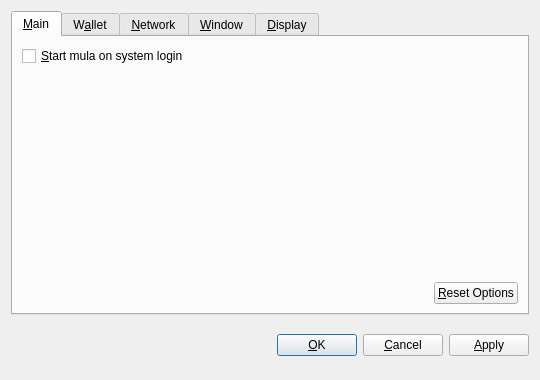
<?xml version="1.0" encoding="UTF-8"?>
<ui version="4.0">
 <class>OptionsDialog</class>
 <widget class="QDialog" name="OptionsDialog">
  <property name="geometry">
   <rect>
    <x>0</x>
    <y>0</y>
    <width>540</width>
    <height>380</height>
   </rect>
  </property>
  <property name="windowTitle">
   <string>Options</string>
  </property>
  <property name="modal">
   <bool>true</bool>
  </property>
  <layout class="QVBoxLayout" name="verticalLayout">
   <item>
    <widget class="QTabWidget" name="tabWidget">
     <property name="tabPosition">
      <enum>QTabWidget::North</enum>
     </property>
     <property name="currentIndex">
      <number>0</number>
     </property>
     <widget class="QWidget" name="tabMain">
      <attribute name="title">
       <string>&amp;Main</string>
      </attribute>
      <layout class="QVBoxLayout" name="verticalLayout_Main">
       <item>
        <widget class="QCheckBox" name="bitcoinAtStartup">
         <property name="toolTip">
          <string>Automatically start mula after logging in to the system.</string>
         </property>
         <property name="text">
          <string>&amp;Start mula on system login</string>
         </property>
        </widget>
       </item>
       <item>
        <spacer name="verticalSpacer_Main">
         <property name="orientation">
          <enum>Qt::Vertical</enum>
         </property>
         <property name="sizeHint" stdset="0">
          <size>
           <width>20</width>
           <height>40</height>
          </size>
         </property>
        </spacer>
       </item>
       <item>
        <layout class="QHBoxLayout" name="horizontalLayout_2_Main">
         <item>
          <spacer name="horizontalSpacer_2_Main">
           <property name="orientation">
            <enum>Qt::Horizontal</enum>
           </property>
           <property name="sizeHint" stdset="0">
            <size>
             <width>40</width>
             <height>20</height>
            </size>
           </property>
          </spacer>
         </item>
         <item>
          <widget class="QPushButton" name="resetButton">
           <property name="toolTip">
            <string>Reset all client options to default.</string>
           </property>
           <property name="text">
            <string>&amp;Reset Options</string>
           </property>
           <property name="autoDefault">
            <bool>false</bool>
           </property>
          </widget>
         </item>
        </layout>
       </item>
      </layout>
     </widget>
     <widget class="QWidget" name="tabWallet">
      <attribute name="title">
       <string>W&amp;allet</string>
      </attribute>
      <layout class="QVBoxLayout" name="verticalLayout_Network">
       <item>
        <widget class="QLabel" name="transactionFeeInfoLabel">
         <property name="text">
          <string>Optional transaction fee per kB that helps make sure your transactions are processed quickly. Most transactions are 1 kB.</string>
         </property>
         <property name="textFormat">
          <enum>Qt::PlainText</enum>
         </property>
         <property name="wordWrap">
          <bool>true</bool>
         </property>
        </widget>
       </item>
       <item>
        <layout class="QHBoxLayout" name="horizontalLayout_1_Main">
         <item>
          <widget class="QLabel" name="transactionFeeLabel">
           <property name="text">
            <string>Pay transaction &amp;fee</string>
           </property>
           <property name="textFormat">
            <enum>Qt::PlainText</enum>
           </property>
           <property name="buddy">
            <cstring>transactionFee</cstring>
           </property>
          </widget>
         </item>
         <item>
          <widget class="BitcoinAmountField" name="transactionFee"/>
         </item>
         <item>
          <spacer name="horizontalSpacer_1_Main">
           <property name="orientation">
            <enum>Qt::Horizontal</enum>
           </property>
           <property name="sizeHint" stdset="0">
            <size>
             <width>40</width>
             <height>20</height>
            </size>
           </property>
          </spacer>
         </item>
        </layout>
       </item>
       <item>
        <widget class="QLabel" name="label">
         <property name="text">
          <string>If you disable the spending of unconfirmed change, the change from a transaction cannot be used until that transaction has at least one confirmation. This also affects how your balance is computed.</string>
         </property>
         <property name="wordWrap">
          <bool>true</bool>
         </property>
        </widget>
       </item>
       <item>
        <widget class="QCheckBox" name="spendZeroConfChange">
         <property name="text">
          <string>Spend unconfirmed change  (experts only)</string>
         </property>
        </widget>
       </item>
       <item>
        <spacer name="verticalSpacer">
         <property name="orientation">
          <enum>Qt::Vertical</enum>
         </property>
         <property name="sizeHint" stdset="0">
          <size>
           <width>20</width>
           <height>40</height>
          </size>
         </property>
        </spacer>
       </item>
      </layout>
     </widget>
     <widget class="QWidget" name="tabNetwork">
      <attribute name="title">
       <string>&amp;Network</string>
      </attribute>
      <layout class="QVBoxLayout" name="verticalLayout_Network">
       <item>
        <widget class="QCheckBox" name="mapPortUpnp">
         <property name="toolTip">
          <string>Automatically open the mula client port on the router. This only works when your router supports UPnP and it is enabled.</string>
         </property>
         <property name="text">
          <string>Map port using &amp;UPnP</string>
         </property>
        </widget>
       </item>
       <item>
        <widget class="QCheckBox" name="connectSocks">
         <property name="toolTip">
          <string>Connect to the mula network through a SOCKS proxy (e.g. when connecting through Tor).</string>
         </property>
         <property name="text">
          <string>&amp;Connect through SOCKS proxy:</string>
         </property>
        </widget>
       </item>
       <item>
        <layout class="QHBoxLayout" name="horizontalLayout_Network">
         <item>
          <widget class="QLabel" name="proxyIpLabel">
           <property name="text">
            <string>Proxy &amp;IP:</string>
           </property>
           <property name="textFormat">
            <enum>Qt::PlainText</enum>
           </property>
           <property name="buddy">
            <cstring>proxyIp</cstring>
           </property>
          </widget>
         </item>
         <item>
          <widget class="QValidatedLineEdit" name="proxyIp">
           <property name="maximumSize">
            <size>
             <width>140</width>
             <height>16777215</height>
            </size>
           </property>
           <property name="toolTip">
            <string>IP address of the proxy (e.g. 127.0.0.1)</string>
           </property>
          </widget>
         </item>
         <item>
          <widget class="QLabel" name="proxyPortLabel">
           <property name="text">
            <string>&amp;Port:</string>
           </property>
           <property name="textFormat">
            <enum>Qt::PlainText</enum>
           </property>
           <property name="buddy">
            <cstring>proxyPort</cstring>
           </property>
          </widget>
         </item>
         <item>
          <widget class="QLineEdit" name="proxyPort">
           <property name="maximumSize">
            <size>
             <width>55</width>
             <height>16777215</height>
            </size>
           </property>
           <property name="toolTip">
            <string>Port of the proxy (e.g. 9050)</string>
           </property>
          </widget>
         </item>
         <item>
          <widget class="QLabel" name="socksVersionLabel">
           <property name="text">
            <string>SOCKS &amp;Version:</string>
           </property>
           <property name="textFormat">
            <enum>Qt::PlainText</enum>
           </property>
           <property name="buddy">
            <cstring>socksVersion</cstring>
           </property>
          </widget>
         </item>
         <item>
          <widget class="QValueComboBox" name="socksVersion">
           <property name="toolTip">
            <string>SOCKS version of the proxy (e.g. 5)</string>
           </property>
          </widget>
         </item>
         <item>
          <spacer name="horizontalSpacer_Network">
           <property name="orientation">
            <enum>Qt::Horizontal</enum>
           </property>
           <property name="sizeHint" stdset="0">
            <size>
             <width>40</width>
             <height>20</height>
            </size>
           </property>
          </spacer>
         </item>
        </layout>
       </item>
       <item>
        <spacer name="verticalSpacer_Network">
         <property name="orientation">
          <enum>Qt::Vertical</enum>
         </property>
         <property name="sizeHint" stdset="0">
          <size>
           <width>20</width>
           <height>40</height>
          </size>
         </property>
        </spacer>
       </item>
      </layout>
     </widget>
     <widget class="QWidget" name="tabWindow">
      <attribute name="title">
       <string>&amp;Window</string>
      </attribute>
      <layout class="QVBoxLayout" name="verticalLayout_Window">
       <item>
        <widget class="QCheckBox" name="minimizeToTray">
         <property name="toolTip">
          <string>Show only a tray icon after minimizing the window.</string>
         </property>
         <property name="text">
          <string>&amp;Minimize to the tray instead of the taskbar</string>
         </property>
        </widget>
       </item>
       <item>
        <widget class="QCheckBox" name="minimizeOnClose">
         <property name="toolTip">
          <string>Minimize instead of exit the application when the window is closed. When this option is enabled, the application will be closed only after selecting Quit in the menu.</string>
         </property>
         <property name="text">
          <string>M&amp;inimize on close</string>
         </property>
        </widget>
       </item>
       <item>
        <spacer name="verticalSpacer_Window">
         <property name="orientation">
          <enum>Qt::Vertical</enum>
         </property>
         <property name="sizeHint" stdset="0">
          <size>
           <width>20</width>
           <height>40</height>
          </size>
         </property>
        </spacer>
       </item>
      </layout>
     </widget>
     <widget class="QWidget" name="tabDisplay">
      <attribute name="title">
       <string>&amp;Display</string>
      </attribute>
      <layout class="QVBoxLayout" name="verticalLayout_Display">
       <item>
        <layout class="QHBoxLayout" name="horizontalLayout_1_Display">
         <item>
          <widget class="QLabel" name="langLabel">
           <property name="text">
            <string>User Interface &amp;language:</string>
           </property>
           <property name="textFormat">
            <enum>Qt::PlainText</enum>
           </property>
           <property name="buddy">
            <cstring>lang</cstring>
           </property>
          </widget>
         </item>
         <item>
          <widget class="QValueComboBox" name="lang">
           <property name="toolTip">
            <string>The user interface language can be set here. This setting will take effect after restarting mula.</string>
           </property>
          </widget>
         </item>
        </layout>
       </item>
       <item>
        <layout class="QHBoxLayout" name="horizontalLayout_2_Display">
         <item>
          <widget class="QLabel" name="unitLabel">
           <property name="text">
            <string>&amp;Unit to show amounts in:</string>
           </property>
           <property name="textFormat">
            <enum>Qt::PlainText</enum>
           </property>
           <property name="buddy">
            <cstring>unit</cstring>
           </property>
          </widget>
         </item>
         <item>
          <widget class="QValueComboBox" name="unit">
           <property name="toolTip">
            <string>Choose the default subdivision unit to show in the interface and when sending coins.</string>
           </property>
          </widget>
         </item>
        </layout>
       </item>
       <item>
        <widget class="QCheckBox" name="displayAddresses">
         <property name="toolTip">
          <string>Whether to show mula addresses in the transaction list or not.</string>
         </property>
         <property name="text">
          <string>&amp;Display addresses in transaction list</string>
         </property>
        </widget>
       </item>
       <item>
        <widget class="QCheckBox" name="coinControlFeatures">
         <property name="toolTip">
          <string>Whether to show coin control features or not.</string>
         </property>
         <property name="text">
          <string>Display coin &amp;control features (experts only!)</string>
         </property>
        </widget>
       </item>
       <item>
        <spacer name="verticalSpacer_Display">
         <property name="orientation">
          <enum>Qt::Vertical</enum>
         </property>
         <property name="sizeHint" stdset="0">
          <size>
           <width>20</width>
           <height>40</height>
          </size>
         </property>
        </spacer>
       </item>
      </layout>
     </widget>
    </widget>
   </item>
   <item>
    <layout class="QHBoxLayout" name="horizontalLayout_Buttons">
     <item>
      <spacer name="horizontalSpacer_1">
       <property name="orientation">
        <enum>Qt::Horizontal</enum>
       </property>
       <property name="sizeHint" stdset="0">
        <size>
         <width>40</width>
         <height>48</height>
        </size>
       </property>
      </spacer>
     </item>
     <item>
      <widget class="QLabel" name="statusLabel">
       <property name="font">
        <font>
         <weight>75</weight>
         <bold>true</bold>
        </font>
       </property>
       <property name="text">
        <string/>
       </property>
       <property name="textFormat">
        <enum>Qt::PlainText</enum>
       </property>
       <property name="wordWrap">
        <bool>true</bool>
       </property>
      </widget>
     </item>
     <item>
      <spacer name="horizontalSpacer_2">
       <property name="orientation">
        <enum>Qt::Horizontal</enum>
       </property>
       <property name="sizeHint" stdset="0">
        <size>
         <width>40</width>
         <height>48</height>
        </size>
       </property>
      </spacer>
     </item>
     <item>
      <widget class="QPushButton" name="okButton">
       <property name="text">
        <string>&amp;OK</string>
       </property>
      </widget>
     </item>
     <item>
      <widget class="QPushButton" name="cancelButton">
       <property name="text">
        <string>&amp;Cancel</string>
       </property>
       <property name="autoDefault">
        <bool>false</bool>
       </property>
      </widget>
     </item>
     <item>
      <widget class="QPushButton" name="applyButton">
       <property name="text">
        <string>&amp;Apply</string>
       </property>
       <property name="autoDefault">
        <bool>false</bool>
       </property>
      </widget>
     </item>
    </layout>
   </item>
  </layout>
 </widget>
 <customwidgets>
  <customwidget>
   <class>BitcoinAmountField</class>
   <extends>QSpinBox</extends>
   <header>bitcoinamountfield.h</header>
  </customwidget>
  <customwidget>
   <class>QValueComboBox</class>
   <extends>QComboBox</extends>
   <header>qvaluecombobox.h</header>
  </customwidget>
  <customwidget>
   <class>QValidatedLineEdit</class>
   <extends>QLineEdit</extends>
   <header>qvalidatedlineedit.h</header>
  </customwidget>
 </customwidgets>
 <resources/>
 <connections/>
</ui>
